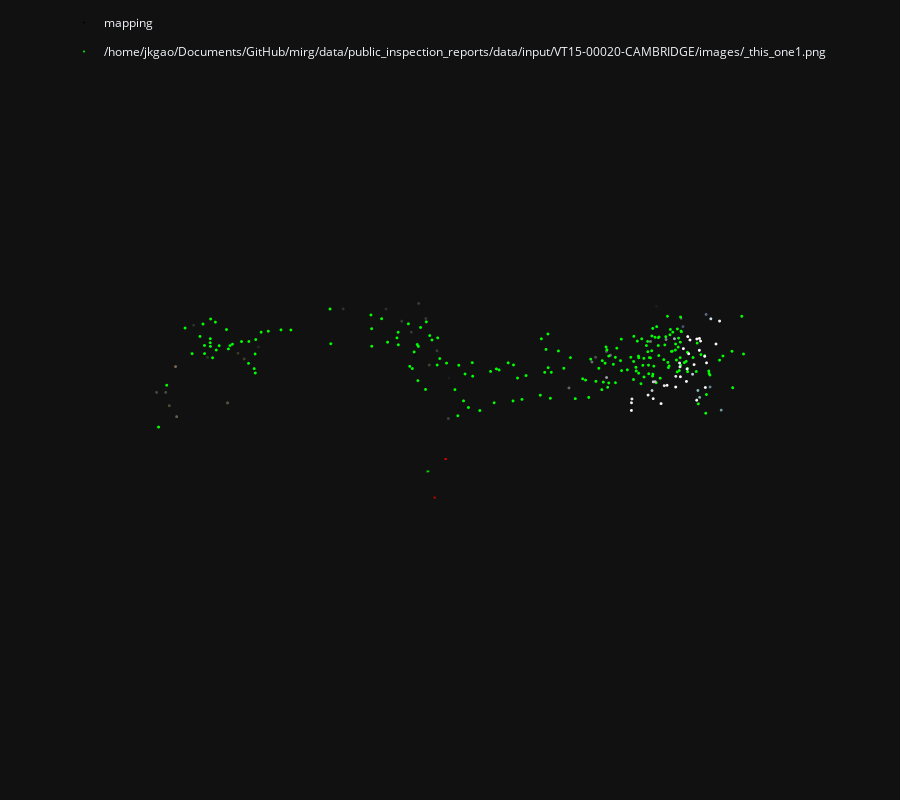

The notebook cell saved with this chart:
### Markdown cell above
We visualize the correspondences between the query images a few mapping images. We can also visualize the estimated camera pose in the 3D map.

### Code cell
pose = pycolmap.Image(cam_from_world=ret["cam_from_world"])
viz_3d.plot_camera_colmap(
    fig, pose, camera, color="rgba(0,255,0,0.5)", name=query, fill=True
)
# visualize 2D-3D correspodences
inl_3d = np.array(
    [model.points3D[pid].xyz for pid in np.array(log["points3D_ids"])[ret["inliers"]]]
)
viz_3d.plot_points(fig, inl_3d, color="lime", ps=1, name=query)
fig.show()

### Figure 1 — Plotly figure (JSON) as saved in the notebook; plotly's stock layout.template omitted (floating-point values rounded to 4 significant figures; data arrays with more than 128 entries replaced by an {"elided": "..."} marker saying what was removed)
{"data": [{"legendgroup": "mapping", "marker": {"color": {"elided": "269x3 int values"}, "line": {"width": 0}, "size": 1}, "mode": "markers", "name": "mapping", "type": "scatter3d", "x": {"elided": "269 float values"}, "y": {"elided": "269 float values"}, "z": {"elided": "269 float values"}}, {"hovertemplate": "Image(image_id=1, camera_id=1, name=\"_this_one.png\", triangulated=273/5000)", "legendgroup": "mapping", "line": {"color": "rgba(255,0,0,0.5)", "width": 1}, "mode": "lines", "name": "1", "showlegend": false, "type": "scatter3d", "x": [0.5214, 0.3964, 0.6464, 0.5214, 0.6464, 0.6464, 0.5214, 0.6464, 0.3964, 0.5214, 0.3964, 0.3964], "y": [-1.617, -1.688, -1.688, -1.617, -1.688, -1.547, -1.617, -1.547, -1.547, -1.617, -1.547, -1.688], "z": [4.702, 4.859, 4.859, 4.702, 4.859, 4.859, 4.702, 4.859, 4.859, 4.702, 4.859, 4.859]}, {"hovertemplate": "Image(image_id=2, camera_id=2, name=\"image_2032627445224797851.png\", triangulated=273/5000)", "legendgroup": "mapping", "line": {"color": "rgba(255,0,0,0.5)", "width": 1}, "mode": "lines", "name": "2", "showlegend": false, "type": "scatter3d", "x": [-0.5214, -0.632, -0.4386, -0.5214, -0.4386, -0.4351, -0.5214, -0.4351, -0.6284, -0.5214, -0.6284, -0.632], "y": [1.617, 1.564, 1.565, 1.617, 1.565, 1.708, 1.617, 1.708, 1.707, 1.617, 1.707, 1.564], "z": [-4.702, -4.616, -4.588, -4.702, -4.588, -4.62, -4.702, -4.62, -4.647, -4.702, -4.647, -4.616]}, {"color": "rgba(0,255,0,0.5)", "hovertemplate": "Image(image_id=Invalid, camera_id=Invalid, name=\"\", triangulated=0/0)", "i": [0, 0, 0, 0], "j": [1, 2, 3, 4], "k": [2, 3, 4, 1], "legendgroup": "/home/jkgao/Documents/GitHub/mirg/data/public_inspection_reports/data/input/VT15-00020-CAMBRIDGE/images/_this_one1.png", "name": "/home/jkgao/Documents/GitHub/mirg/data/public_inspection_reports/data/input/VT15-00020-CAMBRIDGE/images/_this_one1.png", "showlegend": false, "type": "mesh3d", "x": [-1.168, -1.309, -1.062, -1.061, -1.308, -1.309], "y": [-0.8954, -0.9709, -0.9751, -0.8349, -0.8307, -0.9709], "z": [-4.753, -4.671, -4.633, -4.623, -4.661, -4.671]}, {"hovertemplate": "Image(image_id=Invalid, camera_id=Invalid, name=\"\", triangulated=0/0)", "legendgroup": "/home/jkgao/Documents/GitHub/mirg/data/public_inspection_reports/data/input/VT15-00020-CAMBRIDGE/images/_this_one1.png", "line": {"color": "rgba(0,255,0,0.5)", "width": 1}, "mode": "lines", "name": "/home/jkgao/Documents/GitHub/mirg/data/public_inspection_reports/data/input/VT15-00020-CAMBRIDGE/images/_this_one1.png", "showlegend": false, "type": "scatter3d", "x": [-1.168, -1.309, -1.062, -1.168, -1.062, -1.061, -1.168, -1.061, -1.308, -1.168, -1.308, -1.309], "y": [-0.8954, -0.9709, -0.9751, -0.8954, -0.9751, -0.8349, -0.8954, -0.8349, -0.8307, -0.8954, -0.8307, -0.9709], "z": [-4.753, -4.671, -4.633, -4.753, -4.633, -4.623, -4.753, -4.623, -4.661, -4.753, -4.661, -4.671]}, {"legendgroup": "/home/jkgao/Documents/GitHub/mirg/data/public_inspection_reports/data/input/VT15-00020-CAMBRIDGE/images/_this_one1.png", "marker": {"color": "lime", "line": {"width": 0}, "size": 1}, "mode": "markers", "name": "/home/jkgao/Documents/GitHub/mirg/data/public_inspection_reports/data/input/VT15-00020-CAMBRIDGE/images/_this_one1.png", "type": "scatter3d", "x": {"elided": "197 float values"}, "y": {"elided": "197 float values"}, "z": {"elided": "197 float values"}}], "layout": {"height": 800, "legend": {"orientation": "h", "x": 0.1, "xanchor": "left", "y": 0.99, "yanchor": "top"}, "margin": {"b": 0, "l": 0, "pad": 0, "r": 0, "t": 0}, "scene": {"aspectmode": "data", "camera": {"eye": {"x": 0, "y": -0.1, "z": -2}, "projection": {"type": "orthographic"}, "up": {"x": 0, "y": -1, "z": 0}}, "dragmode": "orbit", "xaxis": {"autorange": true, "showbackground": false, "showgrid": false, "showline": false, "showticklabels": true, "visible": false}, "yaxis": {"autorange": true, "showbackground": false, "showgrid": false, "showline": false, "showticklabels": true, "visible": false}, "zaxis": {"autorange": true, "showbackground": false, "showgrid": false, "showline": false, "showticklabels": true, "visible": false}}}}
